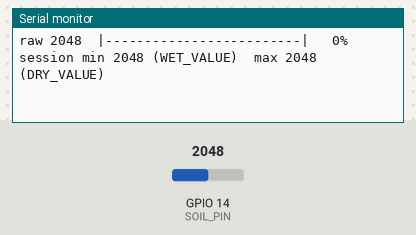
This sketch was run on a simulated ESP32. Shown: the last lines printed to the serial monitor. The inputs (shaded band) are chosen by the test bench; at power-on: GPIO 14 (SOIL_PIN) = 2048.

Above: at 2.2 s.
2.3 s: GPIO 14 (SOIL_PIN) set to 1927
At 2.74 s:
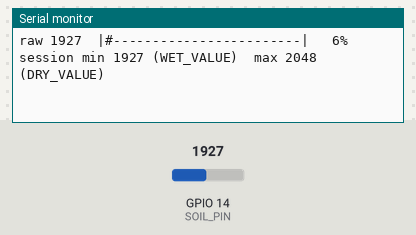
4.5 s: GPIO 14 (SOIL_PIN) set to 1228
At 4.8 s:
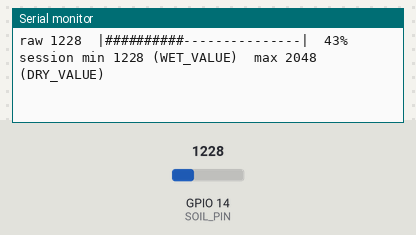
6.6 s: GPIO 14 (SOIL_PIN) set to 1143
At 6.87 s:
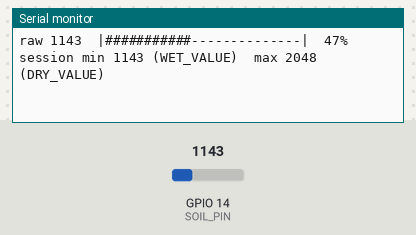
8.6 s: GPIO 14 (SOIL_PIN) set to 491
At 8.93 s:
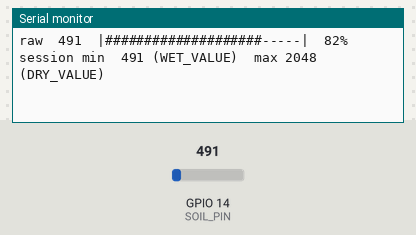
10.7 s: GPIO 14 (SOIL_PIN) set to 405
At 10.99 s:
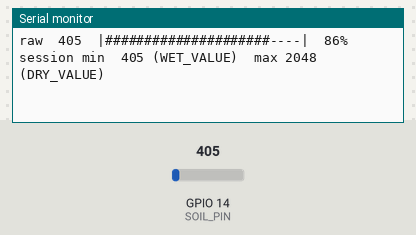

Measured:
- the behaviour switches between 1975 and 1974 on GPIO 14 (SOIL_PIN) (found by bisection; images 0 and 1)
- the behaviour switches between 1215 and 1214 on GPIO 14 (SOIL_PIN) (found by bisection; images 2 and 3)
- the behaviour switches between 455 and 454 on GPIO 14 (SOIL_PIN) (found by bisection; images 4 and 5)
- after the input at 2.3 s, the serial monitor: prints a new line after 0.26 s (image 1)
- after the input at 4.5 s, the serial monitor: prints a new line after 0.12 s (image 2)
- after the input at 6.6 s, the serial monitor: prints a new line after 0.08 s (image 3)
- after the input at 8.6 s, the serial monitor: prints a new line after 0.15 s (image 4)
- after the input at 10.7 s, the serial monitor: prints a new line after 0.11 s (image 5)

The sketch:

soil_test.ino
```cpp
/*
 * Plant Tracker — soil moisture sensor test
 *
 * Tests ONLY the capacitive soil sensor on GPIO14 — nothing else needs to
 * be wired. Prints the raw ADC value, the mapped percentage, and a running
 * session min/max four times a second.
 *
 * To calibrate: hold the probe in dry air for a few seconds, then submerge
 * it in water. The MAX seen is your DRY_VALUE and the MIN seen is your
 * WET_VALUE — copy them into plant_tracker.ino.ino and plant_test.ino.
 */

#define SOIL_PIN 14

// Current calibration (used for the % column only)
const int DRY_VALUE = 2050;  // sensor in dry air
const int WET_VALUE = 150;   // sensor in water

int sessionMin = 4095;
int sessionMax = 0;

void setup() {
  Serial.begin(115200);
  delay(1000);
  Serial.println("Capacitive soil sensor test on GPIO14");
  Serial.println("Dry air -> highest raw value, water -> lowest.");
  Serial.println();
}

int oversample(int pin, int samples) {
  long sum = 0;
  for (int i = 0; i < samples; i++) {
    sum += analogRead(pin);
    delayMicroseconds(50);
  }
  return sum / samples;
}

void loop() {
  int raw = oversample(SOIL_PIN, 32);
  int moisture = constrain(map(raw, DRY_VALUE, WET_VALUE, 0, 100), 0, 100);

  if (raw < sessionMin) sessionMin = raw;
  if (raw > sessionMax) sessionMax = raw;

  // Simple bar so trends are visible while you handle the probe
  char bar[26];
  int fill = map(moisture, 0, 100, 0, 25);
  for (int i = 0; i < 25; i++) bar[i] = i < fill ? '#' : '-';
  bar[25] = '\0';

  Serial.printf("raw %4d  |%s| %3d%%   session min %4d (WET_VALUE)  max %4d (DRY_VALUE)\n",
                raw, bar, moisture, sessionMin, sessionMax);

  delay(250);
}
```
